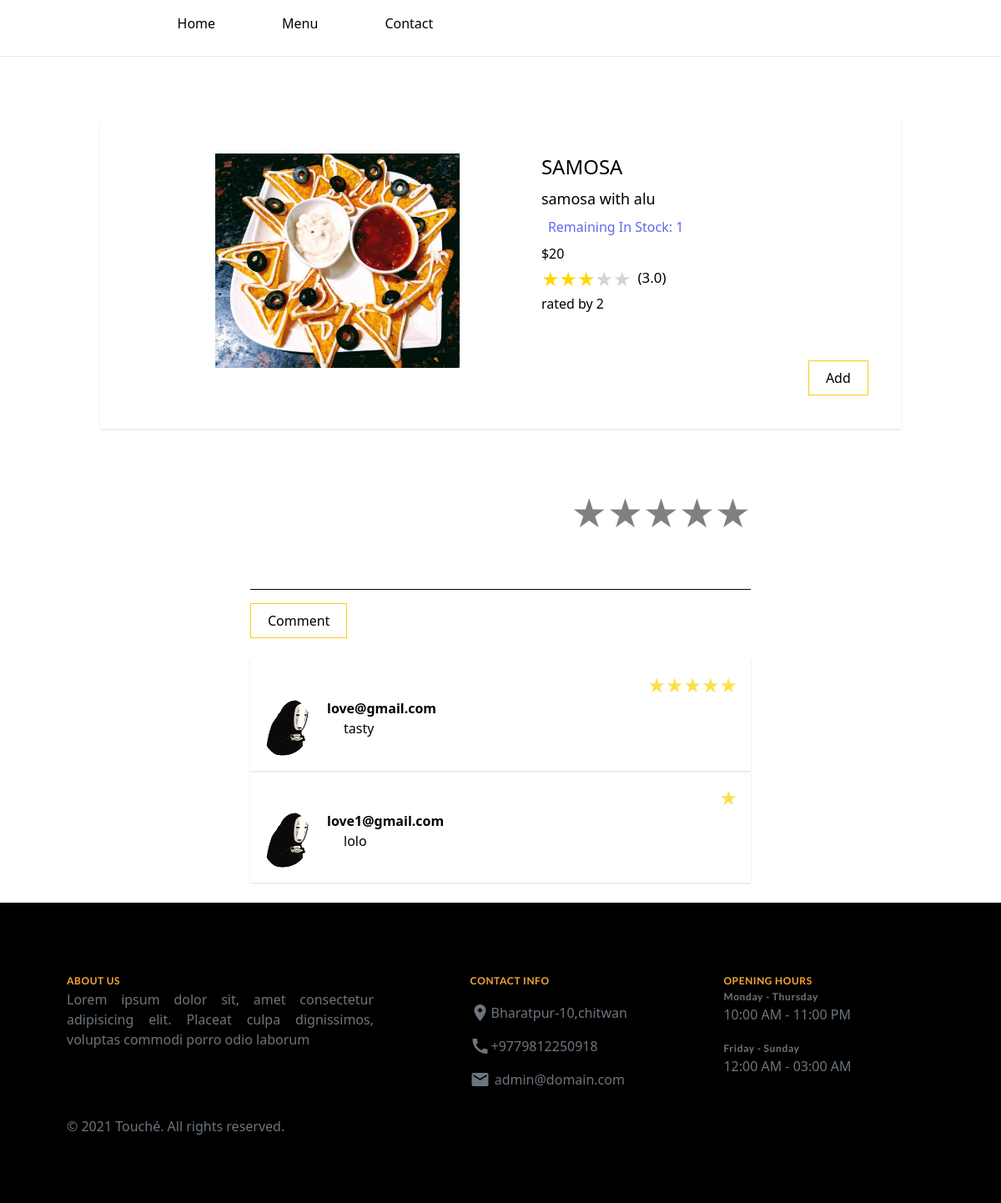
Page /menu/item/1/ on the committed database.
### home/models.py (models this page shows, shortened)
class Fooditem(models.Model):
    category = models.ForeignKey(Category, on_delete=models.CASCADE, related_name='fooditems')  # Linking to Category
    Name = models.CharField(max_length=50)
    descriptions = models.TextField(max_length=1000, null=True, blank=True)
    quantity = models.IntegerField(validators=[start_with_zeor])
    price = models.IntegerField()
    image = models.ImageField(upload_to="foodimage/")
    active = models.BooleanField(default=False)
    def average_rating(self):
        return self.ratings.aggregate(Avg('score'))['score__avg'] or 0
    def total_ratings_count(self):
        return self.ratings.count()

class Rating(models.Model):
    food_item = models.ForeignKey(Fooditem, on_delete=models.CASCADE, related_name='ratings')
    user = models.ForeignKey(settings.AUTH_USER_MODEL, on_delete=models.CASCADE)
    score = models.IntegerField(default=0, validators=[MinValueValidator(1), MaxValueValidator(5)])
    review = models.TextField(null=True, blank=True)
    created_at = models.DateTimeField(auto_now_add=True)

### login/models.py (models this page shows, shortened)
class CustomUser(AbstractBaseUser, PermissionsMixin):
    first_name = models.CharField(max_length=50, null=True, blank=True)
    last_name = models.CharField(max_length=50, null=True, blank=True)
    email = models.EmailField(unique=True)
    address = models.CharField(max_length=100, null=True, blank=True)
    phone_number = models.CharField(max_length=15, null=True, blank=True)
    profile_picture = models.ImageField(
        upload_to=profile_upload, default='profile_pic/default.jpg', null=True, blank=True)
    is_staff = models.BooleanField(default=False)
    is_active = models.BooleanField(default=True)
    date_joined = models.DateTimeField(_("date joined"), default=timezone.now)
    objects = CustomUserManager()
    USERNAME_FIELD = 'email'
    REQUIRED_FIELDS = ['first_name']

### cart/views.py (the view)
# urls.py: path('menu/item/<int:foodid>/', views.fooddetail, name='detail'),
def fooddetail(req,foodid):
    if foodid is not None:
        food = Fooditem.objects.get(id=foodid)
        rating = Rating.objects.filter(food_item=food).order_by('-id')[:4]
        return render(req,'home/detailfoodpage.html',{'fooditem':food,'review':rating})

### home/views.py (called while the page is built)
@register.filter
def get_range(value):
    return range(value)

### home/templates/home/detailfoodpage.html (shortened to what this page needs)
{% extends 'home/cart.html' %}
{% load static %}
{% block all_content %}
<section class="block min-h-screen mt-36 max-sm:text-sm">
    <div class="flex justify-evenly">
        <div class=" flex w-4/5 justify-evenly shadow p-10">
            <div class="w-1/3">
                <img src="{{fooditem.image.url}}" alt="{{fooditem.Name}}">
            </div>
            <div class="w-1/3">
                <div>
                    <p class="text-2xl">{{fooditem.Name}}</p>
                    <p class="my-2 text-lg">{{fooditem.descriptions}}</p>
                    <p class="text-indigo-500 m-2">Remaining In Stock: {{fooditem.quantity}}</p>
                    <p>${{fooditem.price}}</p>
                    <div class="flex">
                        <p id="rating-container"></p>
                        <p class="ml-2" style="font-size: 17px;line-height: 2;">({{fooditem.average_rating}})</p>
                    </div>
                    <p>rated by {{fooditem.total_ratings_count}}</p>
                </div>
                <div class=" mt-14 ml-80">
                    <form action="" method="post" id="myForm">
                        <button data-product-id={{fooditem.id}} class="productId border border-yellow-400 px-5 py-2
                        hover:text-white hover:bg-yellow-400 buttonactive" onclick="click">Add</button>
                    </form>
                </div>
            </div>
        </div>
    </div>
    <div class="flex  justify-evenly mt-16">
        <form method="POST" action="" id="Comment" class="w-2/4">
            <div class="star-rating flex " id="card-content">
                <label for="star-5" title="5 stars">
                    &#9733;
                </label>
                <label for="star-4" title="4 stars">
                    &#9733;
                </label>
                <label for="star-3" title="3 stars" class="text-red-500">
                    &#9733;
                </label>
                <label for="star-2" title="2 stars">
                    &#9733;
                </label>
                <label for="star-1" title="1 star">
                    &#9733;
                </label>
            </div>
            <div class="mt-6">
                <input type="text" class="border-b border-black px-2 py-1 w-full block outline-none " name="comment">
            </div>
            <button class="mt-4 border border-yellow-400 px-5 py-2
                hover:text-white hover:bg-yellow-400 buttonactive">Comment</button>
        </form>
    </div>
    <div class="flex flex-col items-center my-6">
        {% if review %}
        {% for review in review %}
        <div class="shadow p-4 w-2/4">
            <div class="flex text-yellow-300 flex-row-reverse text-2xl ">
                {% for i in review.score|get_range %}
                <p>&#9733;</p>
                {% endfor %}
            </div>
            <div class="flex">
                <img src="{{review.user.profile_picture.url}}" alt="" class="rounded-full w-14">
                <div>
                    <p class="ml-5 m-auto font-bold">{{review.user.email}}</p>
                    <p class="ml-10 m-auto">{{review.review}}</p>
                </div>
            </div>
        </div>
        {% endfor %}
        {% endif %}
    </div>
</section>
{% endblock %}

### home/templates/home/cart.html (shortened to what this page needs)
{% extends 'home/home.html' %}
{% load static %}
{% block nav %}
<nav class="flex justify-evenly p-4 bg-transparent togglable nav-hover-dark max-sm:hidden">
  {% endblock %}

### home/templates/home/home.html (shortened to what this page needs)
{% load static %}
<!DOCTYPE html>
<html lang="en">
<head>
  <link rel="stylesheet" href="{% static './css/home.css' %}">
  <link rel="stylesheet" href="{% static './css/index.css' %}">
  <link rel="stylesheet" href="https://cdnjs.cloudflare.com/ajax/libs/font-awesome/4.7.0/css/font-awesome.min.css">
</head>
<body class="w-full">
  {% block nav %}{% endblock %}
    <ul class="flex">
      <li class="mx-10 capitalize "><a href="{% url 'Home' %}"
          class="nav-hover {% if request.resolver_match.url_name == 'Home' %}active{% endif %}">home</a></li>
      {% if user.is_superuser %}
      <li class="mx-10 capitalize "><a href="{% url 'upload' %}"
          class="nav-hover {% if request.resolver_match.url_name == 'upload' %}active{% endif %}">upload</a></li>
      <li class="mx-10 capitalize "><a href="{% url 'editmenu' %}"
          class="nav-hover {% if request.resolver_match.url_name == 'editmenu' %}active{% endif %} ">edit menu</a></li>
      <li class="mx-10 capitalize "><a href="{% url 'Customer_review' %}"
          class="nav-hover {% if request.resolver_match.url_name == 'Customer_review' %}active{% endif %} ">Customer
          review</a></li>
      <li class="mx-10 capitalize "><a href="{% url 'orderhistory' %}"
          class="nav-hover {% if request.resolver_match.url_name == 'orderhistory' %}active{% endif %} ">order history
        </a></li>
      {% else %}
      <li class="mx-10 capitalize "><a href="{% url 'menu' %}"
          class="nav-hover {% if request.resolver_match.url_name == 'menu' %}active{% endif %}">menu</a></li>
      <li class="mx-10 capitalize "><a href="{% url 'contact' %}"
          class="nav-hover {% if request.resolver_match.url_name == 'contact' %}active{% endif %}">contact</a></li>
      {% endif %}
    </ul>
    {% if user.is_authenticated %}
    <a class="nav-hover icon {% if request.resolver_match.url_name == 'cart' %}active{% endif %}"
      href="{% url 'cart' %}">
      <i class="material-icons cart-icons">&#xe547;</i>
      <p class="cart-notify">{{total}}</p>
      Cart
    </a>
    <div class="flex relative">
      <button type="button"
        class="flex text-sm bg-gray-800 rounded-full md:me-0 focus:ring-4 focus:ring-gray-300 dark:focus:ring-gray-600"
        id="user-menu-button">
        <span class="sr-only">Open user menu</span>
        <img class="w-8 h-8 rounded-full" src="{{user.profile_picture.url}}" alt="user photo">
      </button>
      <div class="z-50 absolute hidden right-0 top-10
         bg-white divide-y divide-gray-100 rounded-lg shadow
         dark:bg-gray-700 dark:divide-gray-600" id="user-dropdown">
        <div class="px-4 py-3">
          <span class="block text-sm text-gray-900 dark:text-white">{{user.first_name}} {{user.last_name}}</span>
          <span class="block text-sm  text-gray-500 truncate dark:text-gray-400">{{user.email}}</span>
        </div>
        <ul class="py-2">
          <li>
            <a href="{% url 'order' %}" class="block px-4 py-2 text-sm text-white hover:bg-gray-600 ">Order</a>
          </li>
          <li>
            <a onclick="openmenu()"
              class="block px-4 py-2 text-sm text-white  hover:bg-gray-600 w-full cursor-pointer ">Settings</a>
            <ul class="text-white z-50 absolute -right-40 top-10 hidden
               rounded-lg shadow bg-gray-800" id="setting-menu">
              <li><a href="{% url 'UserSetting' 'Name' %}"
                  class="block px-4 py-2 text-sm text-white hover:bg-gray-600 ">Change name</a></li>
              <li><a href="{% url 'UserSetting' 'Profile' %}"
                  class="block px-4 py-2 text-sm text-white hover:bg-gray-600 ">Change Profile Picture</a></li>
              <li><a href="{% url 'UserSetting' 'Email' %}"
                  class="block px-4 py-2 text-sm text-white hover:bg-gray-600 ">Change Email</a></li>
              <li><a href="{% url 'UserSetting' 'Password' %}"
                  class="block px-4 py-2 text-sm text-white hover:bg-gray-600 ">Change Password</a></li>
              <li><a href="{% url 'UserSetting' 'Delete' %}"
                  class="block px-4 py-2 text-sm text-white hover:bg-gray-600 ">Delete Account</a></li>
            </ul>
          </li>
          <!-- <li>
            <a href="#"
              class="block px-4 py-2 text-sm text-gray-700 hover:bg-gray-100 dark:hover:bg-gray-600 dark:text-gray-200 dark:hover:text-white">Earnings</a>
          </li> -->
          <li>
            {% else %}
            <a href="{% url 'Loginpage' %}" class="block px-4 py-2 text-sm text-white  hover:bg-gray-600 ">
              Login</a>
            {% endif %}
            <a href="{% url 'logout' %}" class="block px-4 py-2 text-sm text-white  hover:bg-gray-600 ">Sign
              out</a>
    <hr>
  </nav>
  {% block all_content %}{% endblock %}
  <footer class=" w-full sm:p-20 p-8 max-sm:text-sm">
    <div class="footer-wrapper ">
      <div class="footer-about max-sm:flex-col w-full gap-4">
        <div class="foot-about">
          <h5 class="foot-font foot-h5 text-lime-400">about us</h5>
          <p class="text-wrap text-justify">Lorem ipsum dolor sit, amet consectetur adipisicing elit. Placeat
            culpa dignissimos, voluptas commodi porro odio laborum </p>
        </div>
        <div class="foot-location">
          <h5 class="foot-font foot-h5">Contact info</h5>
          <ul>
            <li class="icon">
              <i class="material-icons foot-icon">&#xe55f;</i>
              &nbsp; &nbsp;&nbsp; &nbsp;Bharatpur-10,chitwan
            </li>
            <li class="icon"><i class="material-icons foot-icon">&#xe0b0;</i>&nbsp;
              &nbsp;&nbsp;&nbsp;
              +9779812250918</li>
            <li class="icon mail-hover"><a href="mailto:admin@domain.com">
                <i class="material-icons foot-icon">&#xe0be;</i>&nbsp;&nbsp; &nbsp;&nbsp;&nbsp;
                admin@domain.com</a></li>
          </ul>
        </div>
        <div>
          <h5 class="foot-font foot-h5">
            Opening hours
          </h5>
          <div class="">
            <div class="foot-font">Monday - Thursday</div>
            <div class="foot-time mb-5">10:00 AM - 11:00 PM</div>
          </div>
          <div class="">
            <div class="foot-font">Friday - Sunday</div>
            <div class="foot-time">12:00 AM - 03:00 AM</div>
          </div>
        </div>
      </div>
      <div class="copyright">
        <p>© 2021 Touché. All rights reserved.</p>
      </div>
    </div>
  </footer>
</body>
</html>

### home/static/css/home.css (style rules this page uses)
html, :host { line-height: 1.5; -webkit-text-size-adjust: 100%; -moz-tab-size: 4; -o-tab-size: 4; tab-size: 4; font-family: ui-sans-serif, system-ui, sans-serif, "Apple Color Emoji", "Segoe UI Emoji", "Segoe UI Symbol", "Noto Color Emoji"; font-feature-settings: normal; font-variation-settings: normal; -webkit-tap-highlight-color: transparent; }
body { margin: 0; line-height: inherit; }
hr { height: 0; color: inherit; border-top-width: 1px; }
h1, h2, h3, h4, h5, h6 { font-size: inherit; font-weight: inherit; }
a { color: inherit; text-decoration: inherit; }
button, input, optgroup, select, textarea { font-family: inherit; font-feature-settings: inherit; font-variation-settings: inherit; font-size: 100%; font-weight: inherit; line-height: inherit; color: inherit; margin: 0; padding: 0; }
button, select { text-transform: none; }
button, [type='button'], [type='reset'], [type='submit'] { -webkit-appearance: button; background-color: transparent; background-image: none; }
blockquote, dl, dd, h1, h2, h3, h4, h5, h6, hr, figure, p, pre { margin: 0; }
ol, ul, menu { list-style: none; margin: 0; padding: 0; }
input::placeholder, textarea::placeholder { opacity: 1; color: #9ca3af; }
button, [role="button"] { cursor: pointer; }
img, svg, video, canvas, audio, iframe, embed, object { display: block; vertical-align: middle; }
img, video { max-width: 100%; height: auto; }
.m-2 { margin: 0.5rem; }
.m-auto { margin: auto; }
.mx-10 { margin-left: 2.5rem; margin-right: 2.5rem; }
.my-2 { margin-top: 0.5rem; margin-bottom: 0.5rem; }
.my-6 { margin-top: 1.5rem; margin-bottom: 1.5rem; }
.mb-5 { margin-bottom: 1.25rem; }
.ml-10 { margin-left: 2.5rem; }
.ml-2 { margin-left: 0.5rem; }
.ml-5 { margin-left: 1.25rem; }
.ml-80 { margin-left: 20rem; }
.mt-14 { margin-top: 3.5rem; }
.mt-16 { margin-top: 4rem; }
.mt-36 { margin-top: 9rem; }
.mt-4 { margin-top: 1rem; }
.mt-6 { margin-top: 1.5rem; }
.block { display: block; }
.flex { display: flex; }
.min-h-screen { min-height: 100vh; }
.w-1\/3 { width: 33.333333%; }
.w-14 { width: 3.5rem; }
.w-2\/4 { width: 50%; }
.w-4\/5 { width: 80%; }
.w-full { width: 100%; }
.flex-row-reverse { flex-direction: row-reverse; }
.flex-col { flex-direction: column; }
.items-center { align-items: center; }
.justify-evenly { justify-content: space-evenly; }
.gap-4 { gap: 1rem; }
.text-wrap { text-wrap: wrap; }
.rounded-full { border-radius: 9999px; }
.border { border-width: 1px; }
.border-b { border-bottom-width: 1px; }
.border-black { --tw-border-opacity: 1; border-color: rgb(0 0 0 / var(--tw-border-opacity)); }
.border-yellow-400 { --tw-border-opacity: 1; border-color: rgb(250 204 21 / var(--tw-border-opacity)); }
.bg-transparent { background-color: transparent; }
.p-10 { padding: 2.5rem; }
.p-4 { padding: 1rem; }
.p-8 { padding: 2rem; }
.px-2 { padding-left: 0.5rem; padding-right: 0.5rem; }
.px-4 { padding-left: 1rem; padding-right: 1rem; }
.px-5 { padding-left: 1.25rem; padding-right: 1.25rem; }
.py-1 { padding-top: 0.25rem; padding-bottom: 0.25rem; }
.py-2 { padding-top: 0.5rem; padding-bottom: 0.5rem; }
.text-justify { text-align: justify; }
.text-2xl { font-size: 1.5rem; line-height: 2rem; }
.text-lg { font-size: 1.125rem; line-height: 1.75rem; }
.text-sm { font-size: 0.875rem; line-height: 1.25rem; }
.font-bold { font-weight: 700; }
.capitalize { text-transform: capitalize; }
.text-indigo-500 { --tw-text-opacity: 1; color: rgb(99 102 241 / var(--tw-text-opacity)); }
.text-lime-400 { --tw-text-opacity: 1; color: rgb(163 230 53 / var(--tw-text-opacity)); }
.text-red-500 { --tw-text-opacity: 1; color: rgb(239 68 68 / var(--tw-text-opacity)); }
.text-white { --tw-text-opacity: 1; color: rgb(255 255 255 / var(--tw-text-opacity)); }
.text-yellow-300 { --tw-text-opacity: 1; color: rgb(253 224 71 / var(--tw-text-opacity)); }
.shadow { --tw-shadow: 0 1px 3px 0 rgb(0 0 0 / 0.1), 0 1px 2px -1px rgb(0 0 0 / 0.1); --tw-shadow-colored: 0 1px 3px 0 var(--tw-shadow-color), 0 1px 2px -1px var(--tw-shadow-color); box-shadow: var(--tw-ring-offset-shadow, 0 0 #0000), var(--tw-ring-shadow, 0 0 #0000), var(--tw-shadow); }
.outline-none { outline: 2px solid transparent; outline-offset: 2px; }
@media (min-width: 640px) { .sm\:p-20 { padding: 5rem; } }

### rows in the picture
Fooditem: image (picture), Name "SAMOSA", descriptions "samosa with alu", quantity "1", price "20", average_rating "3.0", total_ratings_count "2"
Rating: score 5 (drawn), user.profile_picture (placeholder picture), user.email "love@gmail.com", review "tasty"
Rating: score 1 (drawn), user.profile_picture (placeholder picture), user.email "love1@gmail.com", review "lolo"
